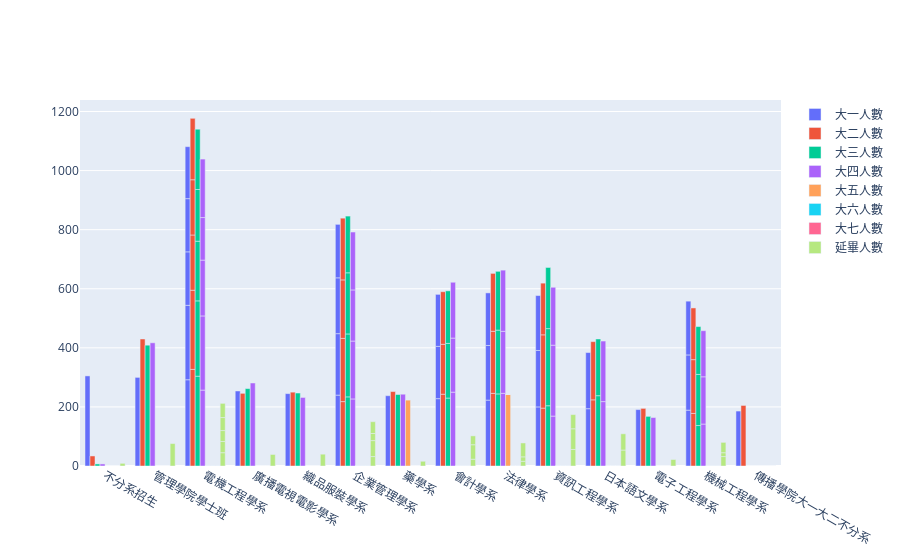

The notebook cell saved with this chart:
### Code cell
import plotly.graph_objects as go

fig = go.Figure()

fig.add_trace(go.Bar(name='大一人數', x=top_30['科系名稱'], y=top_30['一年級總計']))
fig.add_trace(go.Bar(name='大二人數', x=top_30['科系名稱'], y=top_30['二年級總計']))
fig.add_trace(go.Bar(name='大三人數', x=top_30['科系名稱'], y=top_30['三年級總計']))
fig.add_trace(go.Bar(name='大四人數', x=top_30['科系名稱'], y=top_30['四年級總計']))
fig.add_trace(go.Bar(name='大五人數', x=top_30['科系名稱'], y=top_30['五年級總計']))
fig.add_trace(go.Bar(name='大六人數', x=top_30['科系名稱'], y=top_30['六年級總計']))
fig.add_trace(go.Bar(name='大七人數', x=top_30['科系名稱'], y=top_30['七年級總計']))
fig.add_trace(go.Bar(name='延畢人數', x=top_30['科系名稱'], y=top_30['延修生總計']))

fig.update_layout(barmode='group')
fig.show()

### Figure 1 — Plotly figure (JSON) as saved in the notebook; plotly's stock layout.template omitted (floating-point values rounded to 4 significant figures)
{"data": [{"name": "大一人數", "type": "bar", "x": ["不分系招生", "管理學院學士班", "電機工程學系", "廣播電視電影學系", "電機工程學系", "織品服裝學系", "企業管理學系", "藥學系", "會計學系", "法律學系", "企業管理學系", "資訊工程學系", "日本語文學系", "電子工程學系", "資訊工程學系", "日本語文學系", "企業管理學系", "機械工程學系", "機械工程學系", "傳播學院大一大二不分系", "資訊工程學系", "法律學系", "機械工程學系", "電機工程學系", "企業管理學系", "電機工程學系", "法律學系", "會計學系", "電機工程學系", "會計學系"], "y": [305, 300, 292, 254, 252, 245, 240, 238, 228, 223, 208, 200, 194, 191, 191, 190, 189, 189, 187, 186, 186, 185, 182, 181, 181, 180, 178, 177, 176, 176]}, {"name": "大二人數", "type": "bar", "x": ["不分系招生", "管理學院學士班", "電機工程學系", "廣播電視電影學系", "電機工程學系", "織品服裝學系", "企業管理學系", "藥學系", "會計學系", "法律學系", "企業管理學系", "資訊工程學系", "日本語文學系", "電子工程學系", "資訊工程學系", "日本語文學系", "企業管理學系", "機械工程學系", "機械工程學系", "傳播學院大一大二不分系", "資訊工程學系", "法律學系", "機械工程學系", "電機工程學系", "企業管理學系", "電機工程學系", "法律學系", "會計學系", "電機工程學系", "會計學系"], "y": [34, 430, 327, 246, 268, 250, 218, 252, 243, 246, 214, 196, 224, 195, 248, 197, 198, 178, 182, 205, 175, 210, 175, 187, 209, 187, 196, 169, 208, 178]}, {"name": "大三人數", "type": "bar", "x": ["不分系招生", "管理學院學士班", "電機工程學系", "廣播電視電影學系", "電機工程學系", "織品服裝學系", "企業管理學系", "藥學系", "會計學系", "法律學系", "企業管理學系", "資訊工程學系", "日本語文學系", "電子工程學系", "資訊工程學系", "日本語文學系", "企業管理學系", "機械工程學系", "機械工程學系", "傳播學院大一大二不分系", "資訊工程學系", "法律學系", "機械工程學系", "電機工程學系", "企業管理學系", "電機工程學系", "法律學系", "會計學系", "電機工程學系", "會計學系"], "y": [7, 409, 304, 262, 255, 247, 234, 242, 230, 244, 213, 204, 238, 168, 261, 192, 207, 137, 173, 0, 207, 216, 162, 202, 192, 175, 199, 185, 204, 178]}, {"name": "大四人數", "type": "bar", "x": ["不分系招生", "管理學院學士班", "電機工程學系", "廣播電視電影學系", "電機工程學系", "織品服裝學系", "企業管理學系", "藥學系", "會計學系", "法律學系", "企業管理學系", "資訊工程學系", "日本語文學系", "電子工程學系", "資訊工程學系", "日本語文學系", "企業管理學系", "機械工程學系", "機械工程學系", "傳播學院大一大二不分系", "資訊工程學系", "法律學系", "機械工程學系", "電機工程學系", "企業管理學系", "電機工程學系", "法律學系", "會計學系", "電機工程學系", "會計學系"], "y": [7, 417, 257, 281, 251, 232, 227, 243, 250, 246, 196, 169, 218, 164, 240, 205, 173, 142, 160, 0, 196, 210, 156, 189, 196, 144, 207, 183, 198, 189]}, {"name": "大五人數", "type": "bar", "x": ["不分系招生", "管理學院學士班", "電機工程學系", "廣播電視電影學系", "電機工程學系", "織品服裝學系", "企業管理學系", "藥學系", "會計學系", "法律學系", "企業管理學系", "資訊工程學系", "日本語文學系", "電子工程學系", "資訊工程學系", "日本語文學系", "企業管理學系", "機械工程學系", "機械工程學系", "傳播學院大一大二不分系", "資訊工程學系", "法律學系", "機械工程學系", "電機工程學系", "企業管理學系", "電機工程學系", "法律學系", "會計學系", "電機工程學系", "會計學系"], "y": [0, 0, 0, 0, 0, 0, 0, 223, 0, 242, 0, 0, 0, 0, 0, 0, 0, 0, 0, 0, 0, 0, 0, 0, 0, 0, 0, 0, 0, 0]}, {"name": "大六人數", "type": "bar", "x": ["不分系招生", "管理學院學士班", "電機工程學系", "廣播電視電影學系", "電機工程學系", "織品服裝學系", "企業管理學系", "藥學系", "會計學系", "法律學系", "企業管理學系", "資訊工程學系", "日本語文學系", "電子工程學系", "資訊工程學系", "日本語文學系", "企業管理學系", "機械工程學系", "機械工程學系", "傳播學院大一大二不分系", "資訊工程學系", "法律學系", "機械工程學系", "電機工程學系", "企業管理學系", "電機工程學系", "法律學系", "會計學系", "電機工程學系", "會計學系"], "y": [0, 0, 0, 0, 0, 0, 0, 0, 0, 0, 0, 0, 0, 0, 0, 0, 0, 0, 0, 0, 0, 0, 0, 0, 0, 0, 0, 0, 0, 0]}, {"name": "大七人數", "type": "bar", "x": ["不分系招生", "管理學院學士班", "電機工程學系", "廣播電視電影學系", "電機工程學系", "織品服裝學系", "企業管理學系", "藥學系", "會計學系", "法律學系", "企業管理學系", "資訊工程學系", "日本語文學系", "電子工程學系", "資訊工程學系", "日本語文學系", "企業管理學系", "機械工程學系", "機械工程學系", "傳播學院大一大二不分系", "資訊工程學系", "法律學系", "機械工程學系", "電機工程學系", "企業管理學系", "電機工程學系", "法律學系", "會計學系", "電機工程學系", "會計學系"], "y": [0, 0, 0, 0, 0, 0, 0, 0, 0, 0, 0, 0, 0, 0, 0, 0, 0, 0, 0, 0, 0, 0, 0, 0, 0, 0, 0, 0, 0, 0]}, {"name": "延畢人數", "type": "bar", "x": ["不分系招生", "管理學院學士班", "電機工程學系", "廣播電視電影學系", "電機工程學系", "織品服裝學系", "企業管理學系", "藥學系", "會計學系", "法律學系", "企業管理學系", "資訊工程學系", "日本語文學系", "電子工程學系", "資訊工程學系", "日本語文學系", "企業管理學系", "機械工程學系", "機械工程學系", "傳播學院大一大二不分系", "資訊工程學系", "法律學系", "機械工程學系", "電機工程學系", "企業管理學系", "電機工程學系", "法律學系", "會計學系", "電機工程學系", "會計學系"], "y": [9, 76, 45, 39, 38, 40, 32, 16, 23, 16, 54, 56, 54, 22, 70, 55, 24, 32, 13, 0, 48, 15, 35, 37, 40, 44, 47, 49, 48, 30]}], "layout": {"barmode": "group"}}
